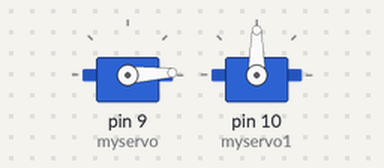
A sketch run on a simulated Arduino Uno, built with avr-gcc and run on an emulated ATmega328P. Shown: 2 × servo.

Above: at 0.05 s.
At 2.6 s:
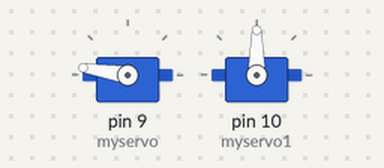
At 5.2 s:
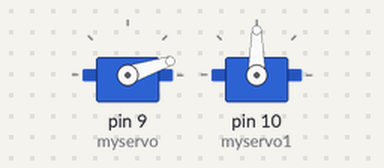
At 10.9 s:
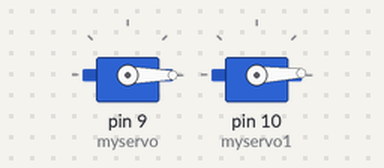
Timing chart, 0 to 14.2 s (numbered marks = the images above):
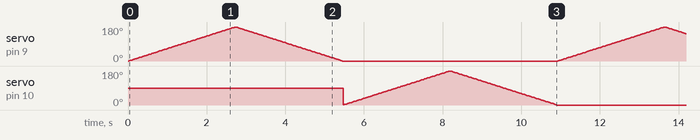

The sketch:

servo_sweep_trial.ino
```cpp
# include <Servo.h>
Servo myservo;
Servo myservo1;
int pos = 0;

void setup() {
myservo.attach(9);
myservo1.attach(10);

}

void loop() {
for (pos = 0; pos <= 180; pos += 1){
myservo.write(pos);
delay(15);
}
for (pos = 180; pos >= 0; pos -= 1) {
myservo.write(pos);
delay(15);
}


for (pos = 0; pos <= 180; pos += 1){
myservo1.write(pos);
delay(15);
}
for (pos = 180; pos >= 0; pos -= 1) {
myservo1.write(pos);
delay(15);
}

}
```
